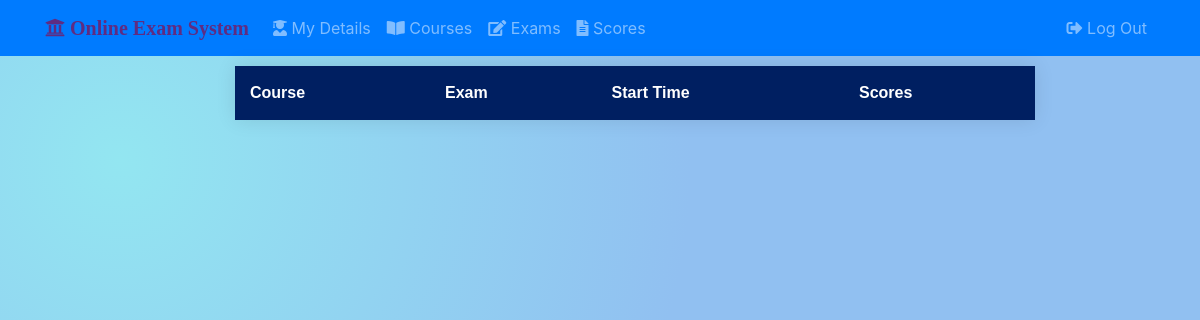
The app's page /students/student001/scores/, older data.
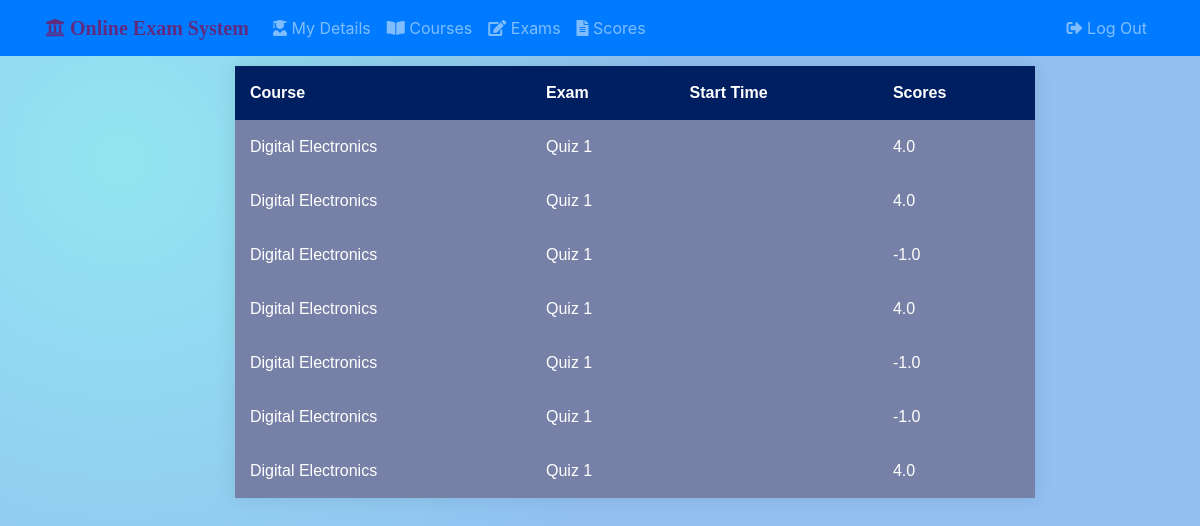
The same page, newer data.
### stud_app/models.py (models this page shows, shortened)
class Attendee(models.Model):
    exam_fk = models.ForeignKey(Exam, on_delete=models.CASCADE)
    student_fk = models.ForeignKey(Student, on_delete=models.CASCADE)
    total_marks = models.FloatField(null=True, blank=True)

class Exam(models.Model):
    exam_name = models.CharField(max_length=40)
    course_fk = models.ForeignKey(Course, verbose_name='Course', on_delete=models.CASCADE, null=True, blank=True)
    qn_mark = models.IntegerField(default=4, null=True, blank=True)
    neg_mark = models.IntegerField(default=1, null=True, blank=True)
    time_limit = models.DurationField(help_text='In what UNITS???') #widget=TimeDurationWidget(), required=False,
    is_active = models.BooleanField(default=True)
    created_on = models.DateTimeField(auto_now_add=True)
    updated_on = models.DateTimeField(auto_now=True)
    pub_date = models.DateTimeField('Date Published', auto_now_add=True, editable=False)
    def was_published_recently(self):
        now = timezone.now()
        return now - datetime.timedelta(days=1) <= self.pub_date <= now
    was_published_recently.short_description = 'Recently Published?'
    was_published_recently.boolean = True
    was_published_recently.admin_order_field = 'pub_date'

class Course(models.Model):
    course_code = models.CharField(max_length=6, unique=True)
    course_name = models.CharField(max_length=50)
    dept_fk = models.ForeignKey(Department, on_delete=models.CASCADE, null=True, blank=True)
    course_desc = models.TextField('Course Description',max_length=100,null=True,blank=True)

### stud_app/views.py (the view)
# urls.py: path('<username>/scores/', views.scores_view, name="scores"),
def scores_view(request, username):
    if request.method == 'POST':
        pass
    else:
        student = get_object_or_404(Student, user__username = username)
        exams_attended = Attendee.objects.filter(student_fk=student)
        context = {
                'username': username,
                'exams_attended': exams_attended,
            }
        return render(request, 'stud_app/scores.html', context)

### stud_app/templates/stud_app/scores.html (shortened to what this page needs)
{% extends 'base.html' %}
{% load static %}
{% block head %}
    <link rel="stylesheet" href="{% static 'stud_app/css/exam_list.css' %}">
{% endblock %}
{% block content %}
<div class="container">
<div class="row">
<div class="col-2"></div>
<div class="col-8">
<form action="" method="post">
    <div class="table-container">
        <table>
            <thead>
                <tr>
                    <th>Course</th>
                    <th>Exam</th>
                    <th>Start Time</th>
                    <th>Scores</th>
                </tr>
            </thead>
            <tbody>
                {% for exam_attended in exams_attended %}
                <tr>
                    <td>{{ exam_attended.exam_fk.course_fk.course_name }}</td>
                    <td>{{ exam_attended.exam_fk.exam_name }}</td>
                    <td>{{ exam_attended.exam_fk.start_time }}</td>
                    <td>{{ exam_attended.total_marks }}</td>
                </tr>
                {% endfor %}
            </tbody>
        </table>
    </div>
</form>
</div>
</div>
</div>
{% endblock %}

Row changes from the older to the newer data that the page shows:
added Attendee: exam_fk.course_fk.course_name "Digital Electronics", exam_fk.exam_name "Quiz 1", total_marks "4.0"
added Attendee: exam_fk.course_fk.course_name "Digital Electronics", exam_fk.exam_name "Quiz 1", total_marks "4.0"
added Attendee: exam_fk.course_fk.course_name "Digital Electronics", exam_fk.exam_name "Quiz 1", total_marks "-1.0"
added Attendee: exam_fk.course_fk.course_name "Digital Electronics", exam_fk.exam_name "Quiz 1", total_marks "4.0"
added Attendee: exam_fk.course_fk.course_name "Digital Electronics", exam_fk.exam_name "Quiz 1", total_marks "-1.0"
added Attendee: exam_fk.course_fk.course_name "Digital Electronics", exam_fk.exam_name "Quiz 1", total_marks "-1.0"
added Attendee: exam_fk.course_fk.course_name "Digital Electronics", exam_fk.exam_name "Quiz 1", total_marks "4.0"
